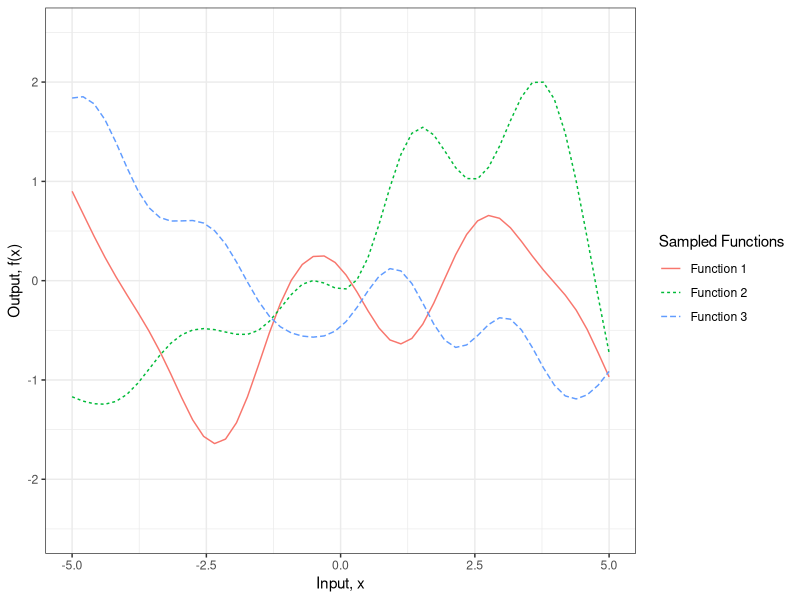
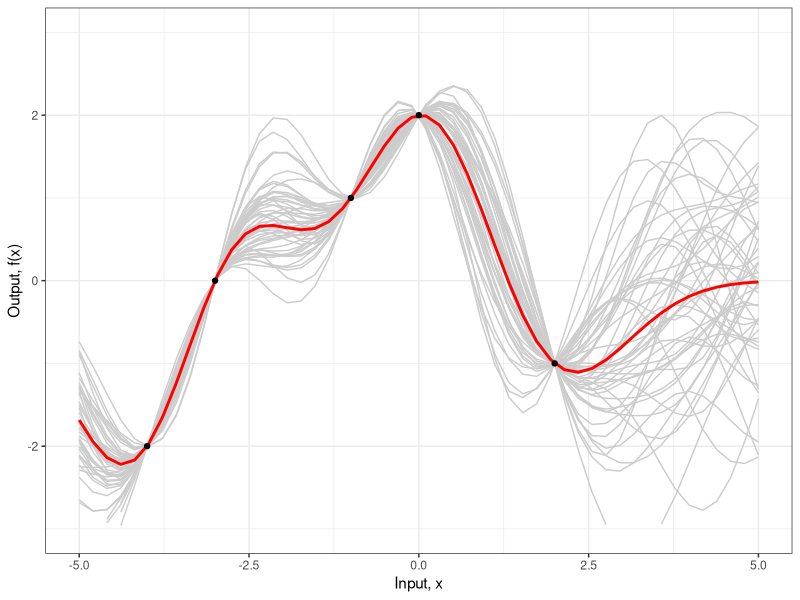

Write the R code that produced these figures, in order. (Note: this script raises an error after producing the figures.)
# Demo of Gaussian process regression with R
# 2018-10-4

# Chapter 2 of Rasmussen and Williams's book `Gaussian Processes
# for Machine Learning' provides a detailed explanation of the
# math for Gaussian process regression.  It doesn't provide
# much in the way of code though.  This Gist is a brief demo
# of the basic elements of Gaussian process regression, as
# described on pages 13 to 16.


# Load in the required libraries for data manipulation
# and multivariate normal distribution
require(MASS)
require(tidyverse)

# Set a seed for repeatable plots
set.seed(12345)

# Calculates the covariance matrix sigma using a
# simplified version of the squared exponential function.
#
# Although the nested loops are ugly, I've checked and it's about
# 30% faster than a solution using expand.grid() and apply()
#
# Parameters:
#	X1, X2 = vectors
# 	l = the scale length parameter
# Returns:
# 	a covariance matrix
calcSigma <- function(X1,X2,l=1) {
  Sigma <- matrix(rep(0, length(X1)*length(X2)), nrow=length(X1))
  for (i in 1:nrow(Sigma)) {
    for (j in 1:ncol(Sigma)) {
      Sigma[i,j] <- exp(-0.5*(abs(X1[i]-X2[j])/l)^2)
    }
  }
  return(Sigma)
}

# 1. Plot some sample functions from the Gaussian process
# as shown in Figure 2.2(a)

# Define the points at which we want to define the functions
x.star <- seq(-5,5,len=50)

# Calculate the covariance matrix
sigma <- calcSigma(x.star,x.star)

# Generate a number of functions from the process
n.samples <- 3
values <- matrix(rep(0,length(x.star)*n.samples), ncol=n.samples)
for (i in 1:n.samples) {
  # Each column represents a sample from a multivariate normal distribution
  # with zero mean and covariance sigma
  values[,i] <- mvrnorm(1, rep(0, length(x.star)), sigma)
}
values <- cbind(x=x.star,as.data.frame(values))
names(values) <- c("x","Function 1","Function 2","Function 3")
values <- values %>% 
  gather(key="Sampled Functions",value=y, `Function 1`:`Function 3`)

# Plot the result
ggplot(values,aes(x=x,y=y)) +
  geom_line(aes(group=`Sampled Functions`, linetype=`Sampled Functions`, color=`Sampled Functions`)) +
  theme_bw() +
  scale_y_continuous(lim=c(-2.5,2.5), name="Output, f(x)") +
  xlab("Input, x")

# 2. Now let's assume that we have some known data points;
# this is the case of Figure 2.2(b). In the book, the notation 'f'
# is used for f$y below.  I've done this to make the ggplot code
# easier later on.
f <- data.frame(x=c(-4,-3,-1,0,2),
                y=c(-2,0,1,2,-1))

# Calculate the covariance matrices
# using the same x.star values as above
x <- f$x
k.xx <- calcSigma(x,x)
k.xxs <- calcSigma(x,x.star)
k.xsx <- calcSigma(x.star,x)
k.xsxs <- calcSigma(x.star,x.star)

# These matrix calculations correspond to equation (2.19)
# in the book.
f.star.bar <- k.xsx%*%solve(k.xx)%*%f$y
cov.f.star <- k.xsxs - k.xsx%*%solve(k.xx)%*%k.xxs

# This time we'll plot more samples.  We could of course
# simply plot a +/- 2 standard deviation confidence interval
# as in the book but I want to show the samples explicitly here.
n.samples <- 50
values <- matrix(rep(0,length(x.star)*n.samples), ncol=n.samples)
for (i in 1:n.samples) {
  values[,i] <- mvrnorm(1, f.star.bar, cov.f.star)
}
values <- cbind(x=x.star,as.data.frame(values))
values <- values %>% 
  gather(key="Sampled Functions",value=y, V1:V50)


# Plot the results including the mean function
# and constraining data points
ggplot(values,aes(x=x,y=y)) +
  geom_line(aes(group=`Sampled Functions`), colour="grey80") +
  geom_line(data=data.frame(x.star=x.star,f.star.bar=f.star.bar),
            aes(x=x.star,y=f.star.bar),colour="red", size=1) + 
  geom_point(data=f,aes(x=x,y=y)) +
  theme_bw() +
  scale_y_continuous(lim=c(-3,3), name="Output, f(x)") +
  xlab("Input, x")

# 3. Now assume that each of the observed data points have some
# normally-distributed noise.

# The standard deviation of the noise
sigma.n <- 0.1

# Recalculate the mean and covariance functions
f.bar.star <- k.xsx%*%solve(k.xx + sigma.n^2*diag(1, ncol(k.xx)))%*%f$y
cov.f.star <- k.xsxs - k.xsx%*%solve(k.xx + sigma.n^2*diag(1, ncol(k.xx)))%*%k.xxs

# Recalulate the sample functions
values <- matrix(rep(0,length(x.star)*n.samples), ncol=n.samples)
for (i in 1:n.samples) {
  values[,i] <- mvrnorm(1, f.bar.star, cov.f.star)
}
values <- cbind(x=x.star,as.data.frame(values))
values <- values %>% 

  
  asdflajsdlfjksd

a
sdfasdf
asd
fadf
